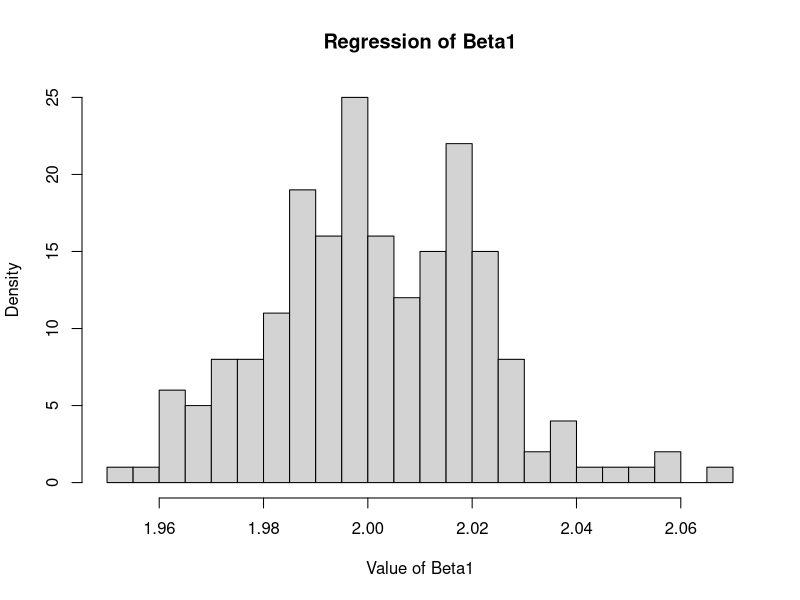
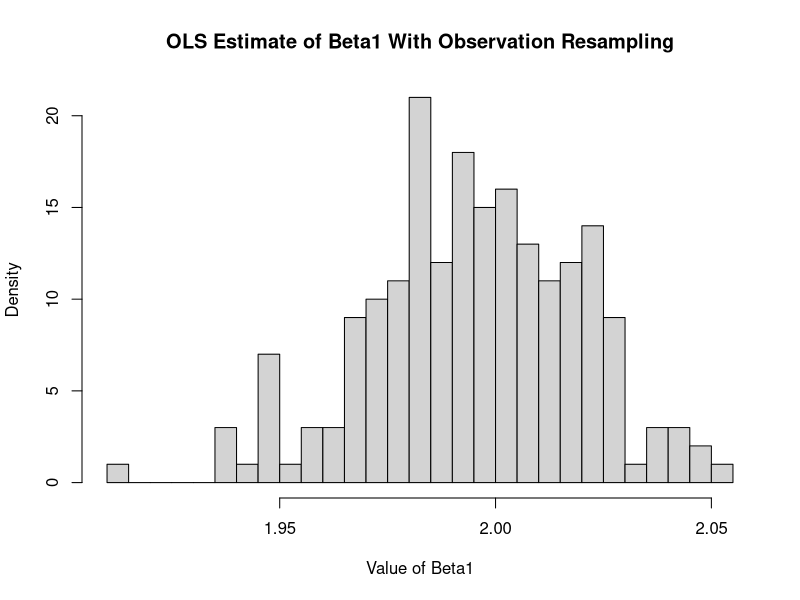
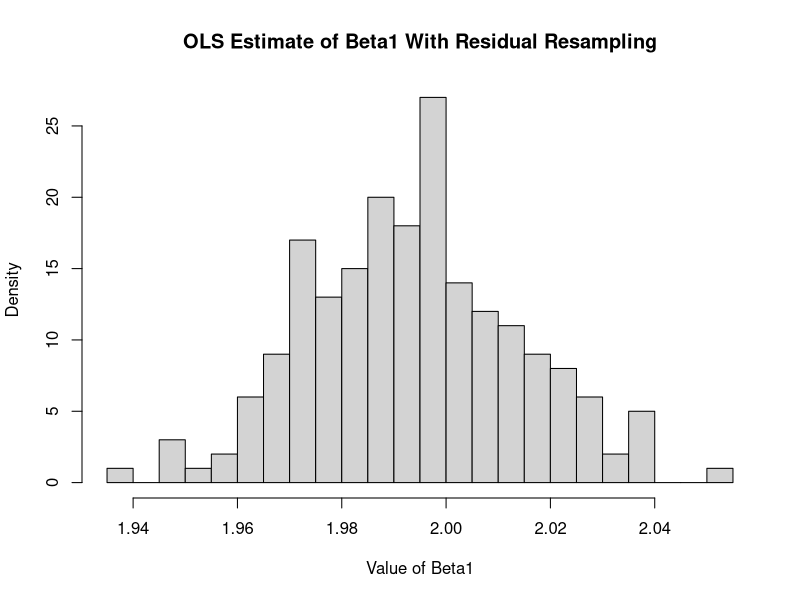
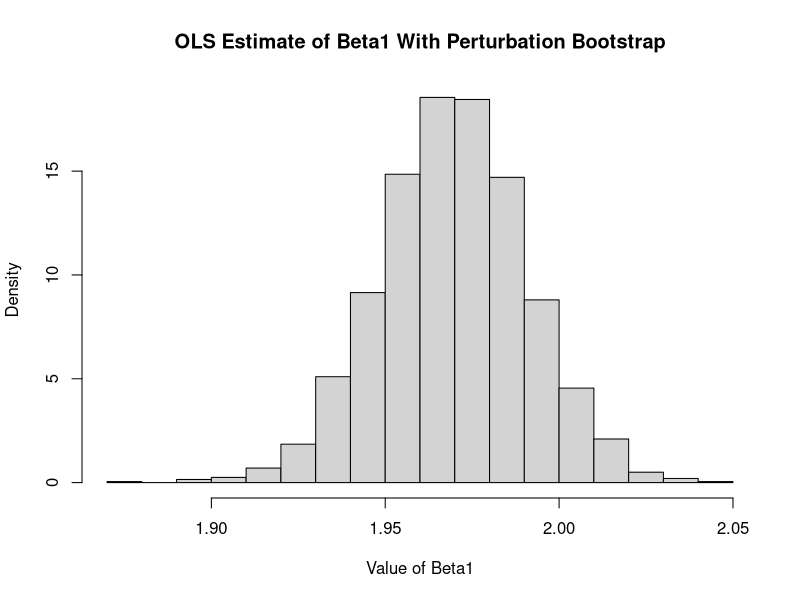

Source code (R) for these figures, in order:
## ---- chunk 1
knitr::opts_chunk$set(echo = TRUE)
## ---- chunk 2
# Global Variables
mean_e <<- 0
sigma_e2 <<- 1

mean_x <<- 0
sigma_x2 <<- 2

beta_0 <<- 1
beta_1 <<- 2

gen_y <- function(x){
  #mean_e <- 0
  #sigma_e2 <- 1
  epsilon <- rnorm(1, mean_e, sigma_e2)
  
  #beta_0 <- 1
  #beta_1 <- 2
  
  return(beta_0 + x * beta_1 + epsilon)
}

gen_ys <- function(xs){
  return(sapply(xs, gen_y))
}

inverse_v <-function(v){
  return(1/v)
}

OLS_beta_0 <- function(xs, ys){
  return(mean(ys) - OLS_beta_1(xs, ys) * mean(xs))
}

OLS_beta_1 <- function(xs, ys){
  #beta_0 <- 1
  #return(1/sum(xs * xs) * sum(xs * (ys - beta_0)))
  return(cov(xs, ys) / var(xs))
}

bootstrap_beta_1_est <- function(n){
  #mean_x <- 0
  #sigma_x2 <- 2
  xs <- rnorm(n, mean_x, sigma_x2)
  ys <- gen_ys(xs)
  
  return(OLS_beta_1(xs, ys))
}

bootstrap_beta_1_ests <- function(n, m){
  ests <- rep(n, m)
  return(sapply(ests, bootstrap_beta_1_est))
}
n <- 500
m <- 200
ests <- bootstrap_beta_1_ests(n, m)

print(cat("The OLS Estimate With Bootstrap: Mean=", mean(ests), "Variance=", var(ests)))
hist(ests, main="Regression of Beta1", xlab="Value of Beta1", breaks=20, freq = FALSE)
## ---- chunk 3
# Observation Resampling
adapter <- function(data, n){
  return(bootstrap_beta_1_est_rand(data[1:n], data[(n+1):(2*n)]))
}

bootstrap_beta_1_est_rand <- function(xs, ys){
  return(OLS_beta_1(xs, ys))
}

idx2element <- function(idxs, list){
  return(list[idxs])
}

bootstrap_beta_1_ests_rand <- function(n, m, xs, ys){
  seq <- 1:n
  sample_idxs <- replicate(m, sample(seq, n, replace=TRUE))
  
  sample_xs <- apply(sample_idxs, 2, idx2element, xs)
  #print(sample_xs)
  sample_ys <- apply(sample_idxs, 2, idx2element, ys)
  #print(sample_ys)
  sample_xys <- rbind(sample_xs, sample_ys)
  
  #ests <- replicate(m, sample(xs, n, replace=TRUE))
  return(apply(sample_xys, 2, adapter, n))
}

# Residual Resampling
gen_residuals <- function(n, xs, ys){
  est_beta_1 <- OLS_beta_1(xs, ys)
  est_beta_0 <- OLS_beta_0(xs, ys)
  
  residuals <- sapply(1:n, function(i) return(ys[i] - (est_beta_0 + est_beta_1 * xs[i])))
  return(residuals)
}

bootstrap_beta_1_ests_fixed <- function(n, m, xs, ys){
  est_beta_1 <- OLS_beta_1(xs, ys)
  est_beta_0 <- OLS_beta_0(xs, ys)
  residuals <- gen_residuals(n, xs, ys)
    
  sample_xs <- replicate(m, xs)
  sample_ys <- replicate(m, xs)
  sample_residuals <- replicate(m, sample(residuals, n, replace=TRUE))
  
  sample_ys <- apply(sample_xs, 2, function(x, est_beta_0, est_beta_1) return(est_beta_0 + est_beta_1 * x), est_beta_0, est_beta_1)
  
  sample_ys <- sample_ys + sample_residuals
  sample_xys <- rbind(sample_xs, sample_ys)
  
  return(apply(sample_xys, 2, adapter, n))
}

n <- 500
m <- 200
xs <- rnorm(n, mean_x, sigma_x2)
ys <- gen_ys(xs)

ests_o <- bootstrap_beta_1_ests_rand(n, m, xs, ys)
ests_r <- bootstrap_beta_1_ests_fixed(n, m, xs, ys)

# 
print(cat("The OLS Estimate With Observation Resampling: Mean=", mean(ests_o), "Variance=", var(ests_o)))
hist(ests_o, main="OLS Estimate of Beta1 With Observation Resampling", xlab="Value of Beta1", breaks=20, freq = FALSE)

# 
print(cat("The OLS Estimate With Residual Resampling: Mean=", mean(ests_r), "Variance=", var(ests_r)))
hist(ests_r, main="OLS Estimate of Beta1 With Residual Resampling", xlab="Value of Beta1", breaks=20, freq = FALSE)
## ---- chunk 4
# Perturbation Bootstraping
OLS_beta_1_perturb <- function(xs, ys){
  #beta_0 <- 1
  len <- length(xs)
  perturbs <- rexp(len, 1)
  mean_x <- mean(xs)
  mean_y <- mean(ys)
  
  w_cov <- sum((xs - mean_x) * (ys - mean_y) * perturbs)
  w_var <- sum((xs - mean_x) * (xs - mean_x) * perturbs)
  #return(w_cov/weighted.var(xs, perturbs))
  return(w_cov/w_var)
}

bootstrap_beta_1_est_perturb <- function(xs, ys){
  return(OLS_beta_1_perturb(xs, ys))
}

adapter_perturb <- function(data, n){
  return(bootstrap_beta_1_est_rand(data[1:n], data[(n+1):(2*n)]))
}

bootstrap_beta_1_ests_perturb <- function(n, m, xs, ys){
  seq <- 1:n
  sample_idxs <- replicate(m, sample(seq, n, replace=TRUE))
  
  sample_xs <- apply(sample_idxs, 2, idx2element, xs)
  #print(sample_xs)
  sample_ys <- apply(sample_idxs, 2, idx2element, ys)
  #print(sample_ys)
  sample_xys <- rbind(sample_xs, sample_ys)
  
  #ests <- replicate(m, sample(xs, n, replace=TRUE))
  return(apply(sample_xys, 2, adapter_perturb, n))
}

n <- 500
m <- 2000
xs <- rnorm(n, mean_x, sigma_x2)
ys <- gen_ys(xs)

ests <- bootstrap_beta_1_ests_perturb(n, m, xs, ys)

# 
print(cat("The OLS Estimate With Perturbation Bootstrap: Mean=", mean(ests), "Variance=", var(ests)))
hist(ests, main="OLS Estimate of Beta1 With Perturbation Bootstrap", xlab="Value of Beta1", breaks=20, freq = FALSE)
